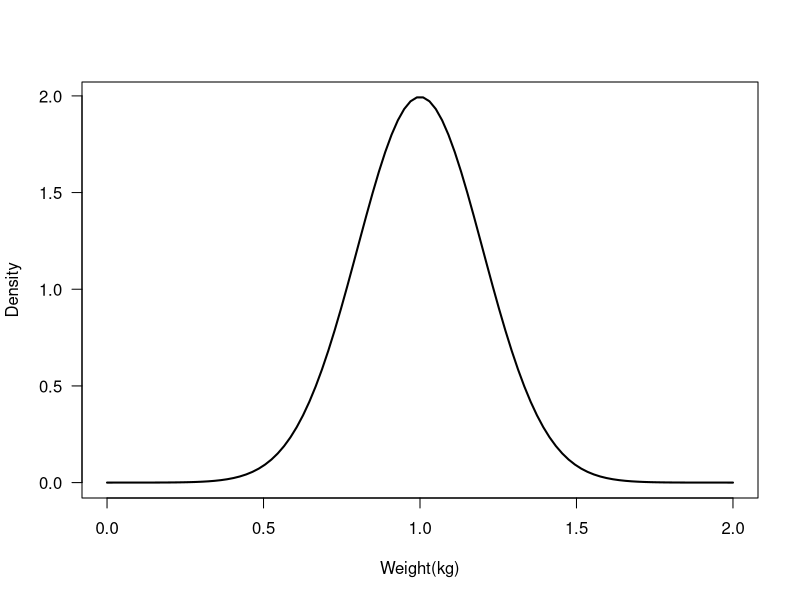
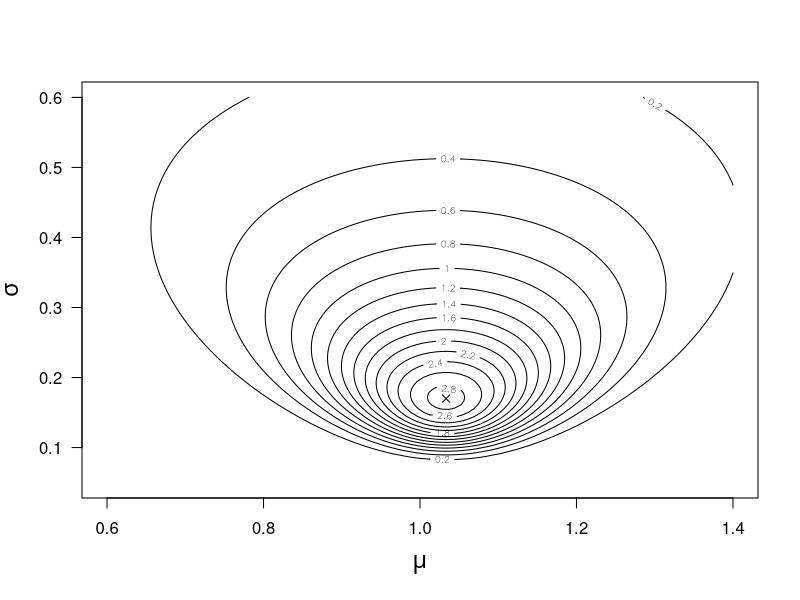

R code for these plots, in order:
##Likelihood(Chapter 5)
rm(list = ls())
dnorm(x=0.8, mean=1,sd=0.2)*dnorm(x=1.2,mean=1,sd=0.2)*dnorm(x=1.1,mean=1,sd=0.2)

dnorm(x=0.8, mean=1.2,sd=0.4)*dnorm(x=1.2, mean=1.2,sd=0.4)*dnorm(x=1.1, mean=1.2,sd=0.4)

x <- seq(0,2,length=100)
dx <- dnorm(x,mean=1,sd=0.2)
plot(x,dx,type="l",xlab="Weight(kg)",ylab="Density", lwd=2,las=1)

rnorm(5,1,0.2)
pnorm(q=0.8,1,0.2)

qnorm(0.1,1,0.2)

y <- c(0.8,1.2,1.1)
lf <- function(mu,sigma)prod(dnorm(y,mu,sigma))
lf(1,0.2)

##Maximum likelihood method

mu <- seq(0.6,1.4,length=100)
sigma <- seq(0.05,0.6,length=100)
lik <- matrix(nrow=length(mu), ncol=length(sigma))
for (i in 1:length(mu)){
  for (j in 1:length(sigma)){
    lik[i,j] <- lf(mu[i], sigma[j])
  }
}
contour(mu,sigma, lik, nlevels=20,xlab=expression(mu),ylab=expression(sigma), las=1,cex.lab=1.4)

neglf <- function(x)-prod(dnorm(y,x[1],x[2]))
Mlest <- optim(c(1,0.2),neglf)
Mlest$par
points(Mlest$par[1], Mlest$par[2],pch=4)

##The Log Pointwise Predictive Density

mod <- lm(y~1)
nsim <- 10000
bsim <- arm::sim(mod, n.sim=nsim)

pyi <- matrix(nrow=length(y), ncol=nsim)
for(i in 1:nsim) pyi[,i] <- dnorm(y,mean=bsim@coef[i,1],sd=bsim@sigma[i])
mpyi <- apply(pyi,1,mean)
sum(log(mpyi))
